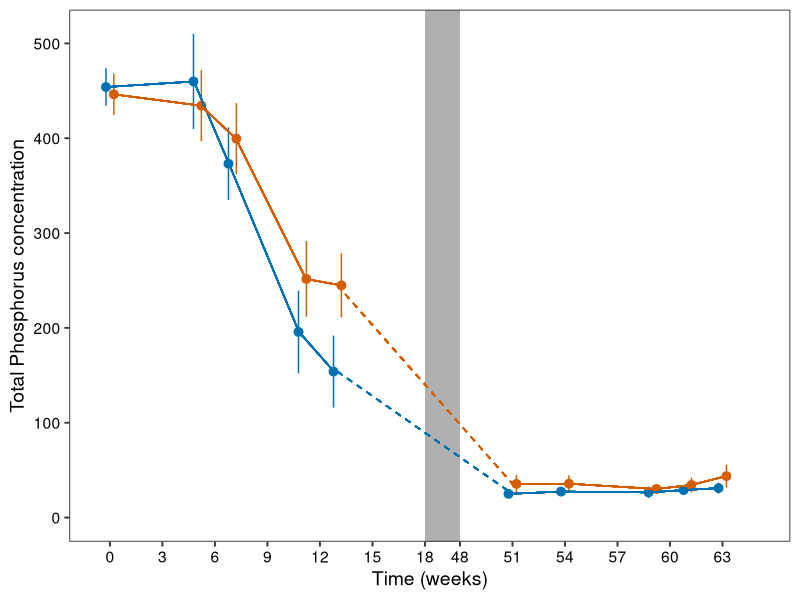

The R source for this figure:
## ---- chunk 1
library("dplyr")
library("ggplot2")
library("plotrix")
library("readxl")
library("car")
library("lme4")
## ---- chunk 2
df <- read.table("datanutrients.txt", sep = "\t", header = TRUE)

mdata.plot <- df %>%
  group_by(year, timepoint, treatment) %>%
  summarise(TP_av = mean(TP),
            TP_se = std.error(TP),
            .groups = 'drop')

# Transformation function
transform_x <- function(x) {
  ifelse(x < 18, x, 
         ifelse(x >= 18 & x <= 48, 18 + (x - 18) / 15, 
                18 + (48 - 18) / 15 + (x - 48) * 1))
}   
## ---- chunk 3
control_start_TP <- mdata.plot$TP_av[mdata.plot$treatment == "Control" & mdata.plot$timepoint == 0]
control_end_TP <- mdata.plot$TP_av[mdata.plot$treatment == "Control" & mdata.plot$timepoint == 7]
herbivory_start_TP <- mdata.plot$TP_av[mdata.plot$treatment == "Herbivory" & mdata.plot$timepoint == 0]
herbivory_end_TP <- mdata.plot$TP_av[mdata.plot$treatment == "Herbivory" & mdata.plot$timepoint == 7]
## ---- chunk 4
px1B <- ggplot(mdata.plot, aes(x = transform_x(timepoint), y = TP_av, color = treatment)) +
  theme_bw(base_size = 14) +
  geom_pointrange(aes(ymin = TP_av - TP_se, ymax = TP_av + TP_se), position = position_dodge(0.9)) +
  theme(axis.title.x = element_text(color = "black"),
        axis.text.x = element_text(color = "black"),
        axis.text.y = element_text(color = "black"),
        axis.title.y = element_text(color = "black"),
        panel.grid = element_blank(),
        legend.position = "none",
        plot.title = element_text(hjust = 0.5)) +
  scale_color_manual(name = "Legend", values = c("#0072B2", "#D55E00"),
                     labels = c("Control", "Herbivory"),
                     breaks = c("Control", "Herbivory")) +
  scale_x_continuous(
    breaks = transform_x(c(0, 3, 6, 9, 12, 15, 18, 48, 51, 54, 57, 60, 63)),
    labels = c("0", "3", "6", "9", "12", "15", "18", "48", "51", "54", "57", "60", "63")
  ) +
  expand_limits(x = c(0, transform_x(65)), y = 0) +
  geom_rect(aes(xmin = transform_x(18), xmax = transform_x(48), ymin = -Inf, ymax = Inf),
            fill = "#B0B0B0", color = "transparent", inherit.aes = FALSE) +

  geom_segment(data = mdata.plot,
               aes(x = transform_x(0) - 0.2, xend = transform_x(5) - 0.2,
                   y = TP_av[treatment == "Control" & timepoint == 0],
                   yend = TP_av[treatment == "Control" & timepoint == 5]),
               color = "#0072B2") +
   geom_segment(data = mdata.plot,
               aes(x = transform_x(5) - 0.2, xend = transform_x(7) - 0.2,
                   y = TP_av[treatment == "Control" & timepoint == 5],
                   yend = TP_av[treatment == "Control" & timepoint == 7]),
               color = "#0072B2") +
  geom_segment(data = mdata.plot,
               aes(x = transform_x(7) - 0.2, xend = transform_x(11) - 0.2,
                   y = TP_av[treatment == "Control" & timepoint == 7],
                   yend = TP_av[treatment == "Control" & timepoint == 11]),
               color = "#0072B2") +
  geom_segment(data = mdata.plot,
               aes(x = transform_x(11) - 0.2, xend = transform_x(13) - 0.2,
                   y = TP_av[treatment == "Control" & timepoint == 11],
                   yend = TP_av[treatment == "Control" & timepoint == 13]),
               color = "#0072B2") +
  geom_segment(data = mdata.plot,
               aes(x = transform_x(0) + 0.2, xend = transform_x(5) + 0.2,
                   y = TP_av[treatment == "Herbivory" & timepoint == 0],
                   yend = TP_av[treatment == "Herbivory" & timepoint == 5]),
               color = "#D55E00") +
  geom_segment(data = mdata.plot,
               aes(x = transform_x(5) + 0.2, xend = transform_x(7) + 0.2,
                   y = TP_av[treatment == "Herbivory" & timepoint == 5],
                   yend = TP_av[treatment == "Herbivory" & timepoint == 7]),
               color = "#D55E00") +
  geom_segment(data = mdata.plot,
               aes(x = transform_x(7) + 0.2, xend = transform_x(11) + 0.2,
                   y = TP_av[treatment == "Herbivory" & timepoint == 7],
                   yend = TP_av[treatment == "Herbivory" & timepoint == 11]),
               color = "#D55E00") +
  geom_segment(data = mdata.plot,
               aes(x = transform_x(11) + 0.2, xend = transform_x(13) + 0.2,
                   y = TP_av[treatment == "Herbivory" & timepoint == 11],
                   yend = TP_av[treatment == "Herbivory" & timepoint == 13]),
               color = "#D55E00") +
  
  geom_segment(aes(x = transform_x(13), xend = transform_x(51),
                   y = TP_av[mdata.plot$treatment == "Control" & mdata.plot$timepoint == 13],
                   yend = TP_av[mdata.plot$treatment == "Control" & mdata.plot$timepoint == 51]),
               color = "#0072B2", linetype = "dashed") +
  
  geom_segment(aes(x = transform_x(13), xend = transform_x(51),
                   y = TP_av[mdata.plot$treatment == "Herbivory" & mdata.plot$timepoint == 13],
                   yend = TP_av[mdata.plot$treatment == "Herbivory" & mdata.plot$timepoint == 51]),
               color = "#D55E00", linetype = "dashed") +
  geom_segment(data = mdata.plot,
               aes(x = transform_x(51) - 0.2, xend = transform_x(54) - 0.2,
                   y = TP_av[treatment == "Control" & timepoint == 51],
                   yend = TP_av[treatment == "Control" & timepoint == 54]),
               color = "#0072B2") +
  geom_segment(data = mdata.plot,
               aes(x = transform_x(54) - 0.2, xend = transform_x(59) - 0.2,
                   y = TP_av[treatment == "Control" & timepoint == 54],
                   yend = TP_av[treatment == "Control" & timepoint == 59]),
               color = "#0072B2") +
  
  geom_segment(data = mdata.plot,
               aes(x = transform_x(59) - 0.2, xend = transform_x(61) - 0.2,
                   y = TP_av[treatment == "Control" & timepoint == 59],
                   yend = TP_av[treatment == "Control" & timepoint == 61]),
               color = "#0072B2") +
  geom_segment(data = mdata.plot,
               aes(x = transform_x(61) - 0.2, xend = transform_x(63) - 0.2,
                   y = TP_av[treatment == "Control" & timepoint == 61],
                   yend = TP_av[treatment == "Control" & timepoint == 63]),
               color = "#0072B2") +
  geom_segment(data = mdata.plot,
               aes(x = transform_x(51) + 0.2, xend = transform_x(54) + 0.2,
                   y = TP_av[treatment == "Herbivory" & timepoint == 51],
                   yend = TP_av[treatment == "Herbivory" & timepoint == 54]),
               color = "#D55E00") +
  geom_segment(data = mdata.plot,
               aes(x = transform_x(54) + 0.2, xend = transform_x(59) + 0.2,
                   y = TP_av[treatment == "Herbivory" & timepoint == 54],
                   yend = TP_av[treatment == "Herbivory" & timepoint == 59]),
               color = "#D55E00") +
  
  geom_segment(data = mdata.plot,
               aes(x = transform_x(59) + 0.2, xend = transform_x(61) + 0.2,
                   y = TP_av[treatment == "Herbivory" & timepoint == 59],
                   yend = TP_av[treatment == "Herbivory" & timepoint == 61]),
               color = "#D55E00") +
  geom_segment(data = mdata.plot,
               aes(x = transform_x(61) + 0.2, xend = transform_x(63) + 0.2,
                   y = TP_av[treatment == "Herbivory" & timepoint == 61],
                   yend = TP_av[treatment == "Herbivory" & timepoint == 63]),
               color = "#D55E00") +
  
  labs(x = "Time (weeks)",
       y = "Total Phosphorus concentration")

px1B
## ---- chunk 5
# Filter first growing season data
df1 <- df %>%
  filter(timepoint %in% c(7, 11, 13))

# Mixed-effects model for first growing season
model <- lmer(TP ~ treatment + (1 | timepoint) + (1 | pond), data = df1)

# Model summary and ANOVA
Anova(model, test = "F")
summary(model)
## ---- chunk 6
# Filter second growing season data
df2 <- df %>%
  filter(timepoint %in% c(59, 61, 63))

# Mixed-effects model for second growing season
model <- lmer(TP ~ treatment + (1 | timepoint) + (1 | pond), data = df2)

# Model summary and ANOVA
Anova(model, test = "F")
summary(model)
## ---- chunk 7
# PO4
model <- lmer(PO4 ~ treatment + (1 | timepoint) + (1 | pond), data = df1)
Anova(model, test = "F")
summary(model)

# NH4
model <- lmer(NH4 ~ treatment + (1 | timepoint) + (1 | pond), data = df1)
Anova(model, test = "F")
summary(model)

# TOC
model <- lmer(TOC ~ treatment + (1 | timepoint) + (1 | pond), data = df1)
Anova(model, test = "F")
summary(model)

# pH
model <- lmer(pH ~ treatment + (1 | timepoint) + (1 | pond), data = df1)
Anova(model, test = "F")
summary(model)

# Temperature
model <- lmer(Temp ~ treatment + (1 | timepoint) + (1 | pond), data = df1)
Anova(model, test = "F")
summary(model)

# O2
model <- lmer(O2pourcentage ~ treatment + (1 | timepoint) + (1 | pond), data = df1)
Anova(model, test = "F")
summary(model)

# Conductivity
model <- lmer(Cond ~ treatment + (1 | timepoint) + (1 | pond), data = df1)
Anova(model, test = "F")
summary(model)

# Light
model <- lmer(light_weekly_mean ~ treatment + (1 | timepoint) + (1 | pond), data = df1)
Anova(model, test = "F")
summary(model)
## ---- chunk 8
# PO4
model <- lmer(PO4 ~ treatment + (1 | timepoint) + (1 | pond), data = df2)
Anova(model, test = "F")
summary(model)

# NH4
model <- lmer(NH4 ~ treatment + (1 | timepoint) + (1 | pond), data = df2)
Anova(model, test = "F")
summary(model)

# TOC
model <- lmer(TOC ~ treatment + (1 | timepoint) + (1 | pond), data = df2)
Anova(model, test = "F")
summary(model)

# pH
model <- lmer(pH ~ treatment + (1 | timepoint) + (1 | pond), data = df2)
Anova(model, test = "F")
summary(model)

# Temperature
model <- lmer(Temp ~ treatment + (1 | timepoint) + (1 | pond), data = df2)
Anova(model, test = "F")
summary(model)

# O2
model <- lmer(O2pourcentage ~ treatment + (1 | timepoint) + (1 | pond), data = df2)
Anova(model, test = "F")
summary(model)

# Conductivity
model <- lmer(Cond ~ treatment + (1 | timepoint) + (1 | pond), data = df2)
Anova(model, test = "F")
summary(model)

# Light
model <- lmer(light_weekly_mean ~ treatment + (1 | timepoint) + (1 | pond), data = df2)
Anova(model, test = "F")
summary(model)
